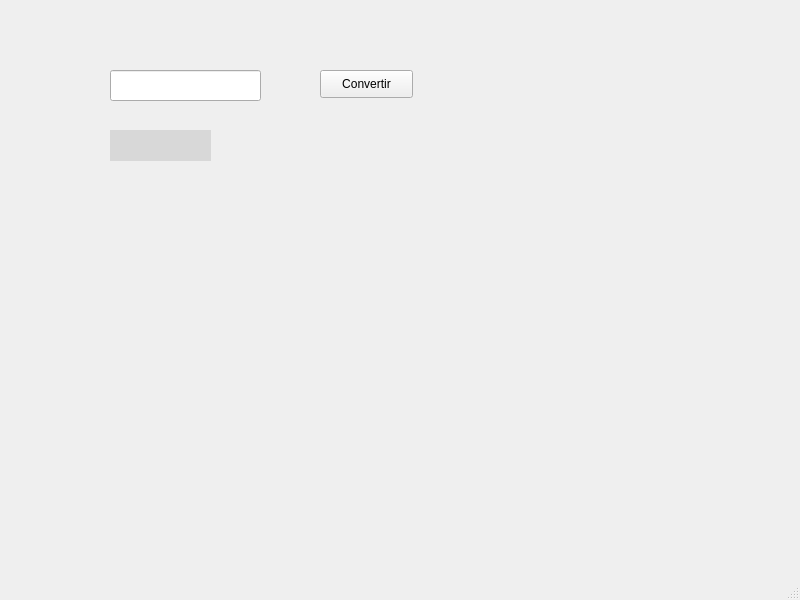
<?xml version="1.0" encoding="UTF-8"?>
<ui version="4.0">
 <class>MainWindow</class>
 <widget class="QMainWindow" name="MainWindow">
  <property name="geometry">
   <rect>
    <x>0</x>
    <y>0</y>
    <width>800</width>
    <height>600</height>
   </rect>
  </property>
  <property name="windowTitle">
   <string>MainWindow</string>
  </property>
  <widget class="QWidget" name="centralwidget">
   <widget class="QLineEdit" name="inputCelsius">
    <property name="geometry">
     <rect>
      <x>110</x>
      <y>70</y>
      <width>151</width>
      <height>31</height>
     </rect>
    </property>
   </widget>
   <widget class="QPushButton" name="btnConvertir">
    <property name="geometry">
     <rect>
      <x>320</x>
      <y>70</y>
      <width>93</width>
      <height>28</height>
     </rect>
    </property>
    <property name="text">
     <string>Convertir</string>
    </property>
   </widget>
   <widget class="QLabel" name="labelResultado">
    <property name="geometry">
     <rect>
      <x>110</x>
      <y>130</y>
      <width>101</width>
      <height>31</height>
     </rect>
    </property>
    <property name="styleSheet">
     <string notr="true">background-color: rgb(216, 216, 216);</string>
    </property>
    <property name="text">
     <string/>
    </property>
   </widget>
  </widget>
  <widget class="QMenuBar" name="menubar">
   <property name="geometry">
    <rect>
     <x>0</x>
     <y>0</y>
     <width>800</width>
     <height>26</height>
    </rect>
   </property>
  </widget>
  <widget class="QStatusBar" name="statusbar"/>
 </widget>
 <resources/>
 <connections/>
</ui>
